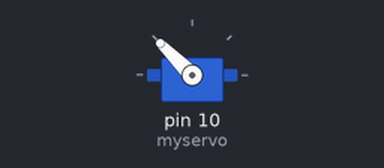
The sketch below on a simulated Arduino Uno, built with avr-gcc and run on an emulated ATmega328P. On the bench: servo.

Above: at 0.05 s.
At 10.0 s:
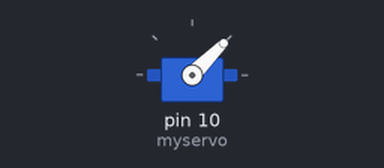
Timing chart, 0 to 13.0 s (numbered marks = the images above):
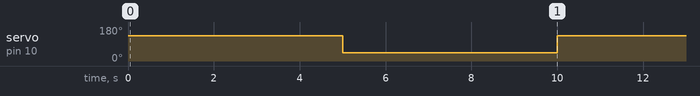

Measured:
- by itself, servo on pin 10 (myservo): alternates 135° for 5.0 s and 45° for 5.0 s

The sketch:

gripper.ino
```cpp
// Include the library
#include <Servo.h>

// Create the servo object
Servo myservo;

// Setup section to run once
void setup() {
  myservo.attach(10); // attach the servo to our servo object
}

// Loop to keep the motor turning!
void loop() {

  myservo.write(135); // rotate the motor clockwise
  delay(5000);
  myservo.write(45);
  delay(5000); // keep rotating
}
```
